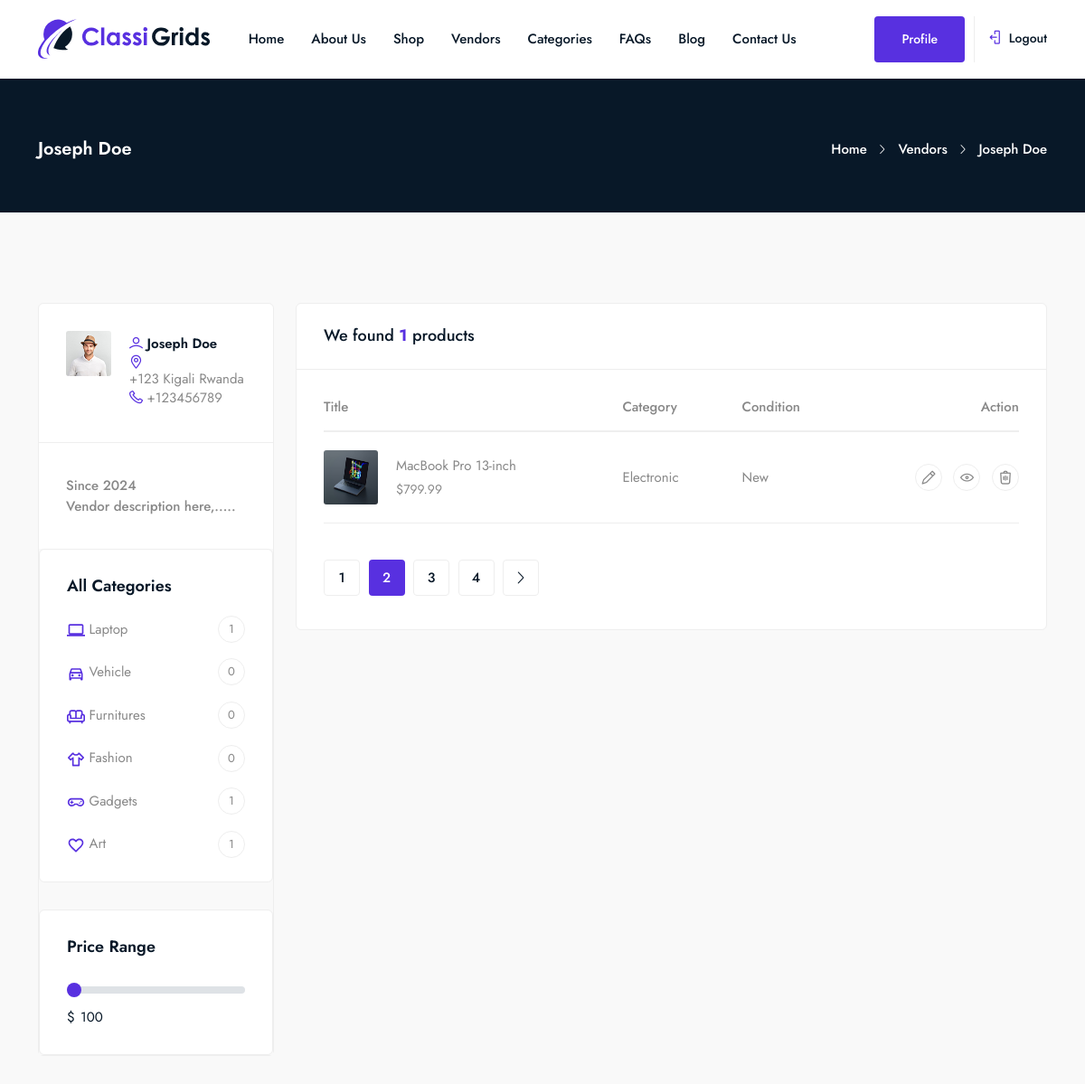
/vendors/HKCLf4WNsDKjEKRULmj5DH (signed in, upper part), run on an earlier commit of the app's database.
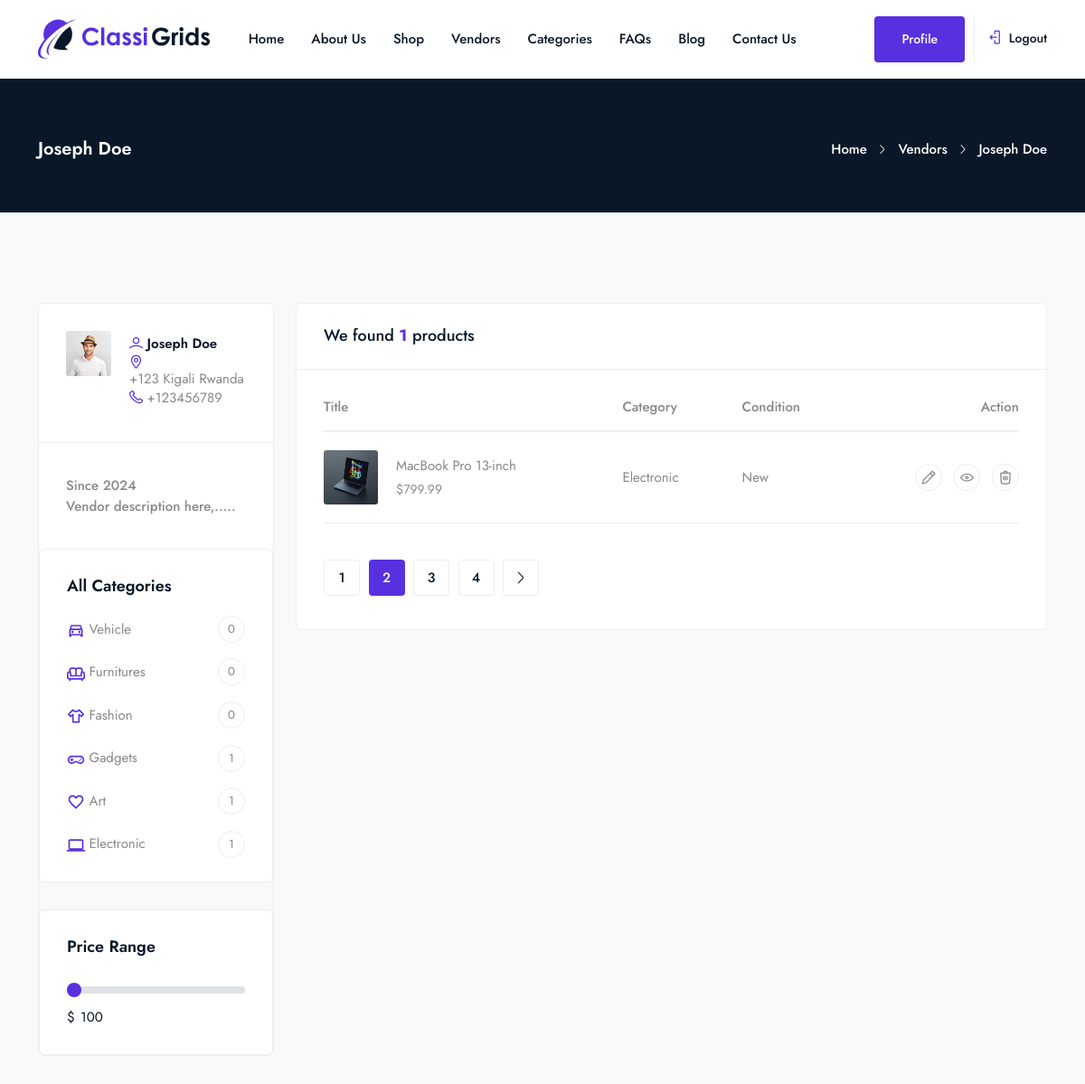
And on a later commit of the database.
### base/models.py (models this page shows, shortened)
class Category(models.Model):
    cid = ShortUUIDField(unique=True, max_length=20)
    title = models.CharField(max_length=100, default="Category Name")
    image = models.FileField(upload_to="category", default="category.jpg", validators=[validate_svg])
    class Meta:
        verbose_name_plural = "Categories"

class Product(models.Model):
	pid = ShortUUIDField(unique=True, max_length=20)
	user = models.ForeignKey(CustomUser, on_delete=models.SET_NULL, null=True)
	category = models.ForeignKey(Category, on_delete=models.SET_NULL, null=True, related_name="category")
	vendor = models.ForeignKey(Vendor, on_delete=models.SET_NULL, null=True, related_name="product")
	title = models.CharField(max_length=100, default="Product Title")
	image = models.ImageField(upload_to=use_directory_path, default="product.jpg")
	description = models.TextField(null=True, blank=False, default="This is the Product")
	price = models.DecimalField(max_digits=99999999999, decimal_places=2, default="1.99")
	old_price = models.DecimalField(max_digits=9999999999, decimal_places=2, default="2.99")
	specifications = models.TextField(null=True, blank=True)
	condition = models.CharField(max_length=100, default="Second Hand", null=True, blank=True)
	brand = models.CharField(max_length=100, default="Brand Name", null=True, blank=True)
	model = models.CharField(max_length=100, default="Model Name", null=True, blank=True)
	tags = TaggableManager(blank=True)
	product_status = models.CharField(choices=STATUS, max_length=10, default="in_review")
	status = models.BooleanField(default=True)
	in_stock = models.BooleanField(default=True)
	featured = models.BooleanField(default=True)
	digital = models.BooleanField(default=True)
	sku = ShortUUIDField(unique=True, max_length=10)
	date = models.DateTimeField(auto_now_add=True)
	updated = models.DateTimeField(null=True, blank=True)
	class Meta:
		verbose_name_plural = "Products"

### base/views.py (the view)
# urls.py: path('vendors/<vid>', views.vendorView, name = 'vendorView'),
def vendorView(request, vid):
	vendor = Vendor.objects.get(vid=vid)
	products = Product.objects.filter(vendor=vendor, product_status="published")
	context = {
		'vendor': vendor,
		'products': products,
	}
	return render(request, 'vendors/show.html', context)

### base/context_processor.py (called while the page is built)
def default(request):
	categories = Category.objects.all()
	address = Address.objects.get(user=request.user)
	return {
		'categories': categories,
		'address': address,
	}

### base/templates/vendors/show.html (shortened to what the changed rows need)
{% extends 'layouts/app.html' %}
{% load static %}
{% block content %}
	<div class="breadcrumbs">
        <div class="container">
            <div class="row align-items-center">
                <div class="col-lg-6 col-md-6 col-12">
                    <div class="breadcrumbs-content">
                        <h1 class="page-title">{{ vendor.title }}</h1>
                    </div>
                </div>
            </div>
        </div>
    </div>
    <section class="dashboard section">
        <div class="container">
            <div class="row">
                <div class="col-lg-3 col-md-12 col-12">
                    <div class="dashboard-sidebar">
                        <section class="category-page">
                            <div class="category-sidebar">
                                <div class="single-widget">
                                    <ul class="list">
                                        {% for category in categories %}
                                            <li>
                                                <a href="{% url 'base:categoryProduct' category.cid %}">
                                                    <img src="{{ category.image.url }}" style="width: 20px;">
                                                    {{ category.title }}<span>{{ category.category.count }}</span>
                                                </a>
                                            </li>
                                        {% endfor %}
                                    </ul>
                                </div>
                            </div>
                        </section>
                    </div>
                </div>
                <div class="col-lg-9 col-md-12 col-12">
                    <div class="main-content">
                        <div class="dashboard-block mt-0">
                            <div class="my-items">
                                {% for product in products %}
                                    <div class="single-item-list">
                                        <div class="row align-items-center">
                                            <div class="col-lg-5 col-md-5 col-12">
                                                <div class="item-image">
                                                    <img src="{{ product.image.url }}" alt="#">
                                                    <div class="content">
                                                        <h3 class="title">
                                                            <a href="javascript:void(0)">{{ product.title }}</a>
                                                        </h3>
                                                        <span class="price">${{ product.price }}</span>
                                                    </div>
                                                </div>
                                            </div>
                                            <div class="col-lg-2 col-md-2 col-12">
                                                <p>Electronic</p>
                                            </div>
                                            <div class="col-lg-2 col-md-2 col-12">
                                                <p>New</p>
                                            </div>
                                            <div class="col-lg-3 col-md-3 col-12 align-right">
                                                <ul class="action-btn">
                                                    <li><a href="javascript:void(0)"><i class="lni lni-pencil"></i></a></li>
                                                    <li><a href="javascript:void(0)"><i class="lni lni-eye"></i></a></li>
                                                    <li><a href="javascript:void(0)"><i class="lni lni-trash"></i></a></li>
                                                </ul>
                                            </div>
                                        </div>
                                    </div>
                                {% endfor %}
                            </div>
                        </div>
                    </div>
                </div>
            </div>
        </div>
    </section>
{% endblock content %}

What changed in the data, as far as the page shows it:
removed Category: image (picture), title "Laptop", category.count "1"
added Category: image (picture), title "Electronic", category.count "1"
